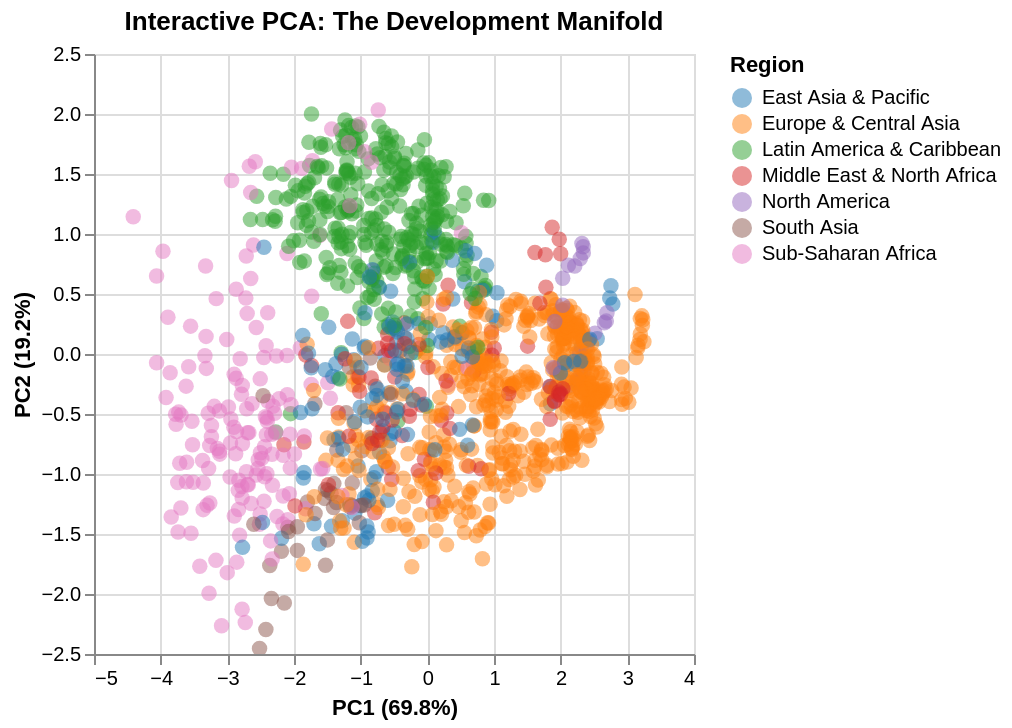
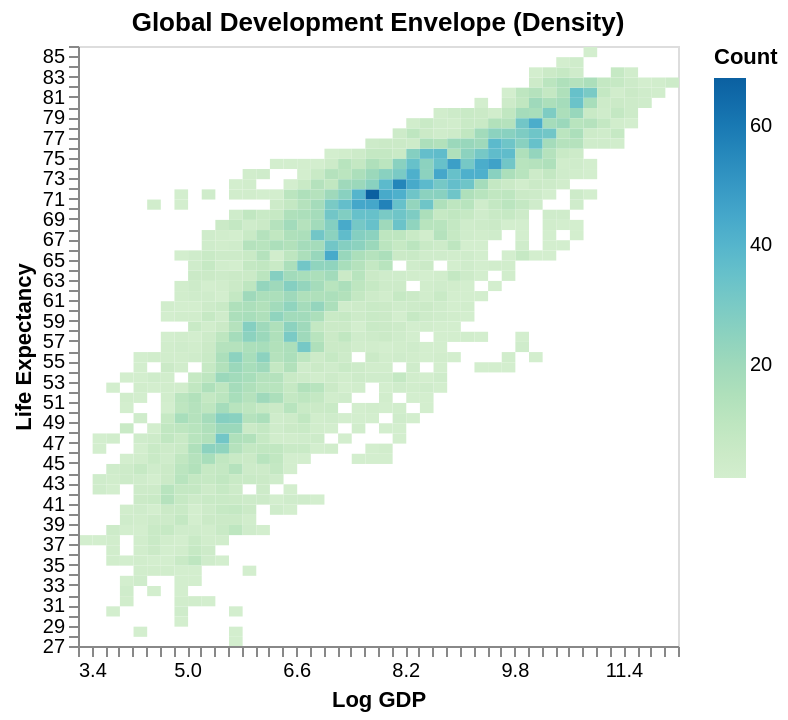
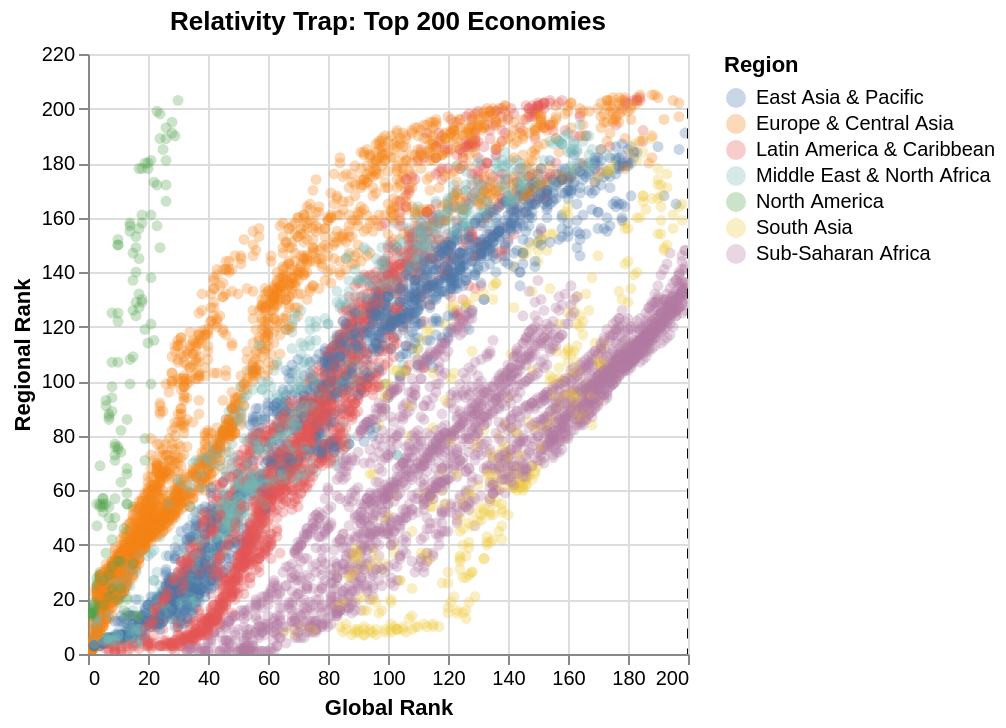
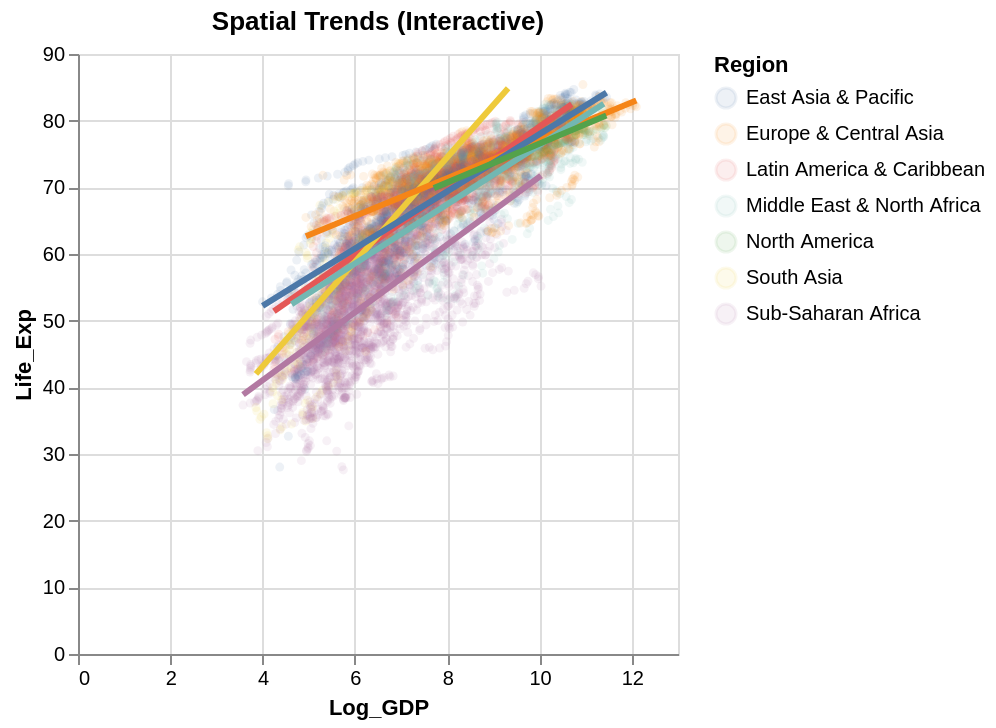

Notebook source saved alongside these figures, in order:
### Code cell
import pandas as pd
import numpy as np
import altair as alt
from sklearn.preprocessing import StandardScaler
from sklearn.decomposition import PCA
import warnings
import os

# --------------------------------------------------------------------------------
# CONFIGURATION
# --------------------------------------------------------------------------------
alt.data_transformers.disable_max_rows()
warnings.filterwarnings('ignore')

class MasterclassEDA:
    def __init__(self):
        self.df_meta = None
        self.merged = None
        
    def ingest_and_sanitize(self):
        print(">>> [1/3] INGESTION")
        try:
            self.df_meta = pd.read_csv('WDICountry.csv')
            valid_entities = self.df_meta[self.df_meta['Region'].notna()][['Country Code', 'Region', 'Income Group']]
        except FileNotFoundError:
            raise RuntimeError("CRITICAL: WDICountry.csv missing.")

        try:
            df_raw = pd.read_csv('WDIData.csv')
        except FileNotFoundError:
            raise RuntimeError("CRITICAL: WDIData.csv missing.")

        indicators = {
            'NY.GDP.PCAP.CD': 'GDP_PC',
            'SP.DYN.LE00.IN': 'Life_Exp',
            'EN.ATM.CO2E.PC': 'CO2_PC',
            'SI.POV.GINI': 'Gini'
        }
        
        df_sub = df_raw[df_raw['Indicator Code'].isin(indicators.keys())]
        id_vars = ['Country Code', 'Indicator Code']
        value_vars = [c for c in df_sub.columns if c.isdigit() or c.startswith('YR')]
        
        df_long = df_sub.melt(id_vars=id_vars, value_vars=value_vars, var_name='Year', value_name='Value')
        df_long['Year'] = df_long['Year'].astype(str).str.extract(r'(\d+)').astype(int)
        
        df_pivot = df_long.pivot_table(index=['Country Code', 'Year'], columns='Indicator Code', values='Value').reset_index()
        df_pivot.rename(columns=indicators, inplace=True)
        
        self.merged = df_pivot.merge(valid_entities, on='Country Code', how='inner')
        print(f"    - Analytical Dataset: {self.merged.shape[0]} pooled observations.")

    def construct_analytical_features(self):
        print(">>> [2/3] FEATURE ENGINEERING")
        self.merged['Log_GDP'] = np.log1p(self.merged['GDP_PC'])
        self.merged['Log_CO2'] = np.log1p(self.merged['CO2_PC'])
        self.merged['GDP_Regional_Z'] = self.merged.groupby(['Region', 'Year'])['GDP_PC'] \
            .transform(lambda x: (x - x.mean()) / x.std())

    def generate_interactive_visuals(self):
        print(">>> [3/3] RENDERING INTERACTIVE CHARTS")
        
        # 1. PCA Structure
        df_pca = self.merged.dropna(subset=['GDP_PC', 'Life_Exp', 'CO2_PC', 'Gini']).copy()
        if not df_pca.empty:
            features = ['Log_GDP', 'Life_Exp', 'Log_CO2', 'Gini']
            X = StandardScaler().fit_transform(df_pca[features])
            pca = PCA(n_components=2)
            comps = pca.fit_transform(X)
            df_pca['PC1'] = comps[:,0]
            df_pca['PC2'] = comps[:,1]
            
            # Using selection_point for Altair 5+ compatibility
            selection = alt.selection_point(fields=['Region'], bind='legend')
            
            chart_pca = alt.Chart(df_pca).mark_circle(size=60, opacity=0.5).encode(
                x=alt.X('PC1', title=f'PC1 ({pca.explained_variance_ratio_[0]:.1%})'),
                y=alt.Y('PC2', title=f'PC2 ({pca.explained_variance_ratio_[1]:.1%})'),
                color=alt.Color('Region', scale=alt.Scale(scheme='category10')),
                tooltip=['Country Code', 'Year', 'Region', 'GDP_PC']
            ).add_params(
                selection
            ).transform_filter(
                selection
            ).interactive().properties(title="Interactive PCA: The Development Manifold")
            chart_pca.display()

        # 2. Joint Envelope
        df_joint = self.merged.dropna(subset=['Log_GDP', 'Life_Exp'])
        if not df_joint.empty:
            chart_joint = alt.Chart(df_joint).mark_rect().encode(
                x=alt.X('Log_GDP', bin=alt.Bin(maxbins=60), title='Log GDP'),
                y=alt.Y('Life_Exp', bin=alt.Bin(maxbins=60), title='Life Expectancy'),
                color=alt.Color('count()', scale=alt.Scale(scheme='greenblue'), title='Count'),
                tooltip=['count()']
            ).properties(title="Global Development Envelope (Density)")
            chart_joint.display()

        # 3. Relativity Trap
        df_rank = self.merged.dropna(subset=['GDP_PC', 'GDP_Regional_Z']).copy()
        if not df_rank.empty:
            df_rank['Rank_Global'] = df_rank.groupby('Year')['GDP_PC'].rank(ascending=False)
            df_rank['Rank_Regional'] = df_rank.groupby('Year')['GDP_Regional_Z'].rank(ascending=False)
            df_rank_sub = df_rank[df_rank['Rank_Global'] < 200]
            
            line = alt.Chart(pd.DataFrame({'x': [0, 200], 'y': [0, 200]})).mark_rule(color='black', strokeDash=[5,5]).encode(x='x', y='y')
            scatter = alt.Chart(df_rank_sub).mark_circle(size=30, opacity=0.3).encode(
                x=alt.X('Rank_Global', title='Global Rank'),
                y=alt.Y('Rank_Regional', title='Regional Rank'),
                color='Region',
                tooltip=['Country Code', 'Year', 'Rank_Global', 'Rank_Regional']
            ).interactive()
            
            (scatter + line).properties(title="Relativity Trap: Top 200 Economies").display()

        # 4. Spatial Trends
        df_reg = self.merged.dropna(subset=['Log_GDP', 'Life_Exp', 'Region'])
        if not df_reg.empty:
            base = alt.Chart(df_reg).mark_circle(size=20, opacity=0.1).encode(
                x='Log_GDP', y='Life_Exp', color='Region', tooltip=['Country Code', 'Year']
            )
            reg = base.transform_regression('Log_GDP', 'Life_Exp', groupby=['Region']).mark_line(size=3).encode(
                color='Region'
            )
            (base + reg).interactive().properties(title="Spatial Trends (Interactive)").display()

if __name__ == "__main__":
    eda = MasterclassEDA()
    eda.ingest_and_sanitize()
    eda.construct_analytical_features()
    eda.generate_interactive_visuals()

### Figure 1 — Vega-Lite specification as saved in the notebook (floating-point values rounded to 4 significant figures; data arrays with more than 128 entries replaced by an {"elided": "..."} marker saying what was removed)
{"config": {"view": {"continuousWidth": 300, "continuousHeight": 300}}, "data": {"name": "data-6950afb8504ca4a411277c147539465e"}, "mark": {"type": "circle", "opacity": 0.5, "size": 60}, "encoding": {"color": {"field": "Region", "scale": {"scheme": "category10"}, "type": "nominal"}, "tooltip": [{"field": "Country Code", "type": "nominal"}, {"field": "Year", "type": "quantitative"}, {"field": "Region", "type": "nominal"}, {"field": "GDP_PC", "type": "quantitative"}], "x": {"field": "PC1", "title": "PC1 (69.8%)", "type": "quantitative"}, "y": {"field": "PC2", "title": "PC2 (19.2%)", "type": "quantitative"}}, "params": [{"name": "param_c980b39b12244e34", "select": {"type": "point", "fields": ["Region"]}, "bind": "legend"}, {"name": "param_1e9efca18e7a2868", "select": {"type": "interval", "encodings": ["x", "y"]}, "bind": "scales"}], "title": "Interactive PCA: The Development Manifold", "transform": [{"filter": {"param": "param_c980b39b12244e34"}}], "$schema": "https://vega.github.io/schema/vega-lite/v6.1.0.json", "datasets": {"data-6950afb8504ca4a411277c147539465e": {"elided": "1321 records"}}}

### Figure 2 — Vega-Lite specification as saved in the notebook (floating-point values rounded to 4 significant figures; data arrays with more than 128 entries replaced by an {"elided": "..."} marker saying what was removed)
{"config": {"view": {"continuousWidth": 300, "continuousHeight": 300}}, "data": {"name": "data-75338e4791b29f50a1f619ef99982caa"}, "mark": {"type": "rect"}, "encoding": {"color": {"aggregate": "count", "scale": {"scheme": "greenblue"}, "title": "Count", "type": "quantitative"}, "tooltip": [{"aggregate": "count", "type": "quantitative"}], "x": {"bin": {"maxbins": 60}, "field": "Log_GDP", "title": "Log GDP", "type": "quantitative"}, "y": {"bin": {"maxbins": 60}, "field": "Life_Exp", "title": "Life Expectancy", "type": "quantitative"}}, "title": "Global Development Envelope (Density)", "$schema": "https://vega.github.io/schema/vega-lite/v6.1.0.json", "datasets": {"data-75338e4791b29f50a1f619ef99982caa": {"elided": "9011 records"}}}

### Figure 3 — Vega-Lite specification as saved in the notebook (floating-point values rounded to 4 significant figures; data arrays with more than 128 entries replaced by an {"elided": "..."} marker saying what was removed)
{"config": {"view": {"continuousWidth": 300, "continuousHeight": 300}}, "layer": [{"data": {"name": "data-4b614c09b9007e26e63d259337d09898"}, "mark": {"type": "circle", "opacity": 0.3, "size": 30}, "encoding": {"color": {"field": "Region", "type": "nominal"}, "tooltip": [{"field": "Country Code", "type": "nominal"}, {"field": "Year", "type": "quantitative"}, {"field": "Rank_Global", "type": "quantitative"}, {"field": "Rank_Regional", "type": "quantitative"}], "x": {"field": "Rank_Global", "title": "Global Rank", "type": "quantitative"}, "y": {"field": "Rank_Regional", "title": "Regional Rank", "type": "quantitative"}}, "name": "view_645524aabddb15a6_0"}, {"data": {"name": "data-0cdf767a65e8a1521ef664e937876c9a"}, "mark": {"type": "rule", "color": "black", "strokeDash": [5, 5]}, "encoding": {"x": {"field": "x", "type": "quantitative"}, "y": {"field": "y", "type": "quantitative"}}}], "params": [{"name": "param_1e9efca18e7a2868", "select": {"type": "interval", "encodings": ["x", "y"]}, "bind": "scales", "views": ["view_645524aabddb15a6_0"]}], "title": "Relativity Trap: Top 200 Economies", "$schema": "https://vega.github.io/schema/vega-lite/v6.1.0.json", "datasets": {"data-4b614c09b9007e26e63d259337d09898": {"elided": "9389 records"}, "data-0cdf767a65e8a1521ef664e937876c9a": [{"x": 0, "y": 0}, {"x": 200, "y": 200}]}}

### Figure 4 — Vega-Lite specification as saved in the notebook (floating-point values rounded to 4 significant figures; data arrays with more than 128 entries replaced by an {"elided": "..."} marker saying what was removed)
{"config": {"view": {"continuousWidth": 300, "continuousHeight": 300}}, "layer": [{"mark": {"type": "circle", "opacity": 0.1, "size": 20}, "encoding": {"color": {"field": "Region", "type": "nominal"}, "tooltip": [{"field": "Country Code", "type": "nominal"}, {"field": "Year", "type": "quantitative"}], "x": {"field": "Log_GDP", "type": "quantitative"}, "y": {"field": "Life_Exp", "type": "quantitative"}}, "name": "view_2c7b105860512b95_0"}, {"mark": {"type": "line", "size": 3}, "encoding": {"color": {"field": "Region", "type": "nominal"}, "tooltip": [{"field": "Country Code", "type": "nominal"}, {"field": "Year", "type": "quantitative"}], "x": {"field": "Log_GDP", "type": "quantitative"}, "y": {"field": "Life_Exp", "type": "quantitative"}}, "transform": [{"on": "Log_GDP", "regression": "Life_Exp", "groupby": ["Region"]}]}], "data": {"name": "data-75338e4791b29f50a1f619ef99982caa"}, "params": [{"name": "param_1e9efca18e7a2868", "select": {"type": "interval", "encodings": ["x", "y"]}, "bind": "scales", "views": ["view_2c7b105860512b95_0"]}], "title": "Spatial Trends (Interactive)", "$schema": "https://vega.github.io/schema/vega-lite/v6.1.0.json", "datasets": {"data-75338e4791b29f50a1f619ef99982caa": {"elided": "9011 records"}}}
